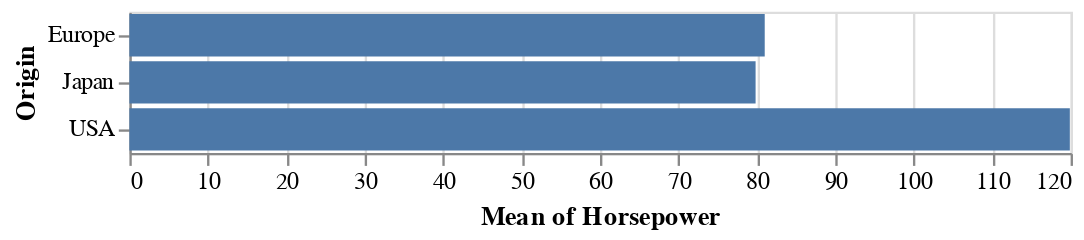

Source (notebook cell):
### Markdown cell above
### Упражнение: Добавление явных типов

Следующие графики получены с использованием набора данных cars. Для каждого попробуйте задать типы данных так, чтобы графики не изменились.

Если среди этих графиков есть те, которые будут выглядеть лучше с другими типами данных, нарисуйте их отдельно.

### Code cell
# Определите типы данных
alt.Chart(cars).mark_bar().encode(
    y='Origin',
    x='mean(Horsepower)'
)

### Figure 1 — Vega-Lite specification as saved in the notebook (floating-point values rounded to 4 significant figures; data arrays with more than 128 entries replaced by an {"elided": "..."} marker saying what was removed)
{"config": {"view": {"continuousWidth": 400, "continuousHeight": 300}}, "data": {"name": "data-f02450ab61490a1363517a0190416235"}, "mark": "bar", "encoding": {"x": {"aggregate": "mean", "field": "Horsepower", "type": "quantitative"}, "y": {"field": "Origin", "type": "nominal"}}, "$schema": "https://vega.github.io/schema/vega-lite/v4.17.0.json", "datasets": {"data-f02450ab61490a1363517a0190416235": {"elided": "406 records"}}}
